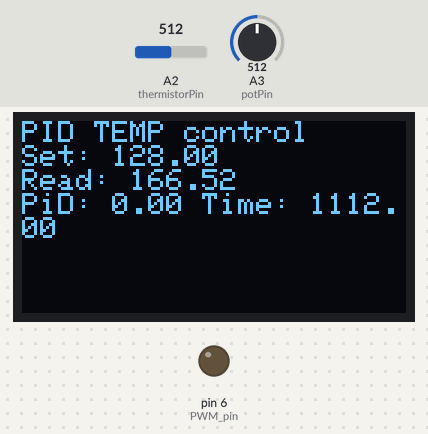
Bench run of a program on a simulated Arduino Nano, built with avr-gcc and run on an emulated ATmega328P. Parts: 128×64 one-colour display, output pins drawn as LEDs (lit = HIGH). Inputs (shaded band) come from the test bench; at power-on: A3 (potPin) = 512, A2 (thermistorPin) = 512.

Above: at 1.2 s.
1.3 s: A3 (potPin) set to 716
At 1.48 s:
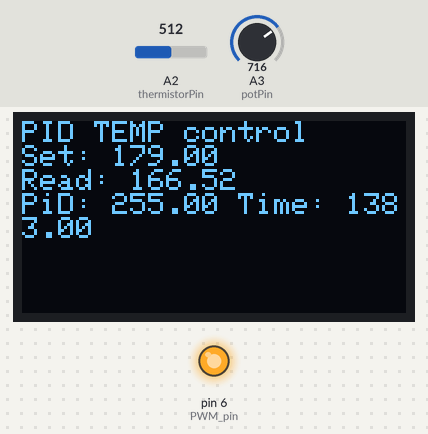
3.3 s: A2 (thermistorPin) set to 716
At 3.52 s:
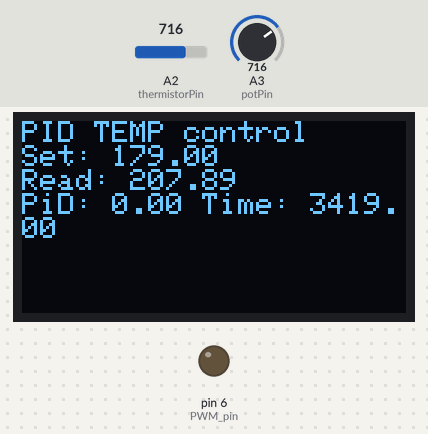
4.9 s: A2 (thermistorPin) set to 900
At 5.01 s:
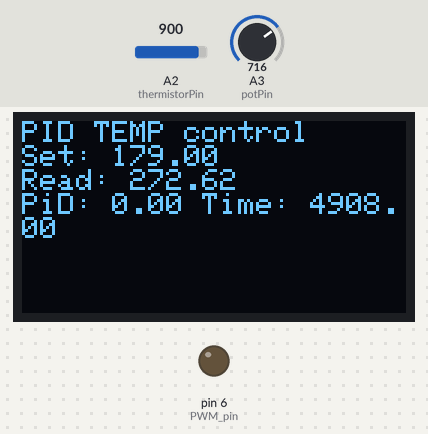
6.4 s: A3 (potPin) set to 900
At 6.63 s:
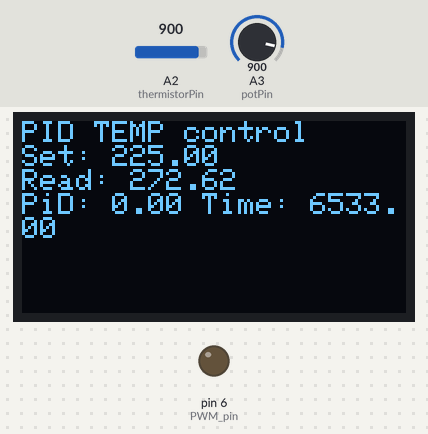
8.0 s: A3 (potPin) set to 1023
At 8.26 s:
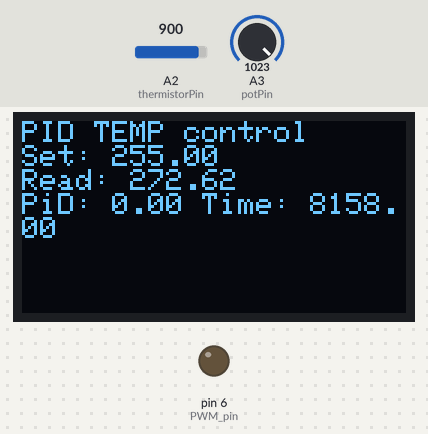
9.5 s: A2 (thermistorPin) set to 1014
At 9.61 s:
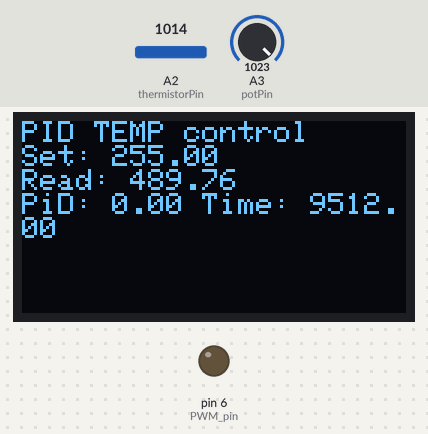
11.0 s: A2 (thermistorPin) set to 1023
Timing chart, 0 to 13.5 s (numbered marks = the images above; inputs shaded):
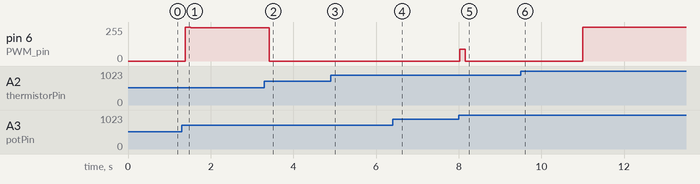

The program:

main.cpp
```cpp
#include <Arduino.h>
#include <Adafruit_SSD1306.h>

#define OLED_RESET 4

// define analog pin connected to potentiometer
const int potPin = A3;

// define digital PWM pin to MOSFET gate
const int PWM_pin = 6;

// define address and config for OLED display
Adafruit_SSD1306 display(OLED_RESET);
const byte SSD1306_ADDR_1 = 0x3C;

int thermistorPin = A2;
int Vo;
float R1 = 10000;
float logR2, R2, T;
float c1 = 1.009249522e-03, c2 = 2.378405444e-04, c3 = 2.019202697e-07;

float set_temperature = 0;
float temperature_read = 0.0;
float PID_error = 0;
float previous_error = 0;
float elapsedTime, Time, timePrev;
float PID_value = 0;

// PID constants
//////////////////////////////////////////////////////////
int kp = 20;   int ki = 0.3;   int kd = 2;
//////////////////////////////////////////////////////////

int PID_p = 0;    int PID_i = 0;    int PID_d = 0;
float last_kp = 0;
float last_ki = 0;
float last_kd = 0;

void setup() {
  // initialize serial communication
  // Serial.begin(9600);

  // initialize display
  display.begin(SSD1306_SWITCHCAPVCC, SSD1306_ADDR_1);
  display.clearDisplay();

  pinMode(PWM_pin, OUTPUT);
}

void loop() {
  // Clear display per iteration then configure text size, cursor, and color
  display.clearDisplay();
  display.setTextSize(1);
  display.setTextColor(WHITE);
  display.setCursor(0,0);

  // Read the analog value from the potentiometer
  set_temperature = analogRead(potPin) / 4;

  /* --UNCOMMENT FOR DEBUGGING POTENTIOMETER--
  // Write analog value to MOSFET
  //digitalWrite(6,HIGH);
  analogWrite(PWM_pin,potValue);

  // Print the potentiometer value to the serial monitor
  Serial.print("Potentiometer value: ");
  Serial.println(set_temperature);

  // Print the potentiometer value to OLED display
  display.print("Potentiometer value: "); display.print(set_temperature);
  display.println();
  */

  Vo = analogRead(thermistorPin);
  R2 = R1 * (1023.0 / (float)Vo - 1.0);
  logR2 = log(R2);
  T = (1.0 / (c1 + c2*logR2 + c3*logR2*logR2*logR2));
  T = T - 273.15;
  T = (T * 9.0)/ 5.0 + 32.0;
  temperature_read = T + 90;

  /* --UNCOMMENT FOR DEBUGGING TEMPERATURE READING--
  // Print the temperature value to the serial monitor
  Serial.print("Temperature: ");
  Serial.print(temperature_read);
  Serial.println(" F");
  */

  // calculate the error between set temp and real temp
  PID_error = set_temperature - temperature_read;
  // calculate P value
  PID_p = kp * PID_error;
  // calculate I value
  PID_i = PID_i + (ki * PID_error);

  timePrev = Time; // the previous time is stored before the actual time read
  Time = millis(); // actual time read
  elapsedTime = (Time - timePrev) / 1000;
  // calculate D value
  PID_d = kd*((PID_error - previous_error)/elapsedTime);
  // total PID value is the sum of P + I + D
  PID_value = PID_p + PID_i + PID_d;

  // define PWM range between 0 and 255
  if(PID_value < 0)
  {    PID_value = 0;    }
  if(PID_value > 255)
  {    PID_value = 255;  }
  // write the PWM signal to the mosfet
  analogWrite(PWM_pin,PID_value);
  // store the previous error for next loop
  previous_error = PID_error;

  display.print("PID TEMP control");
  display.println();
  display.print("Set: "); display.print(set_temperature);
  display.println();
  display.print("Read: "); display.print(temperature_read);
  display.println();
  display.print("PiD: "); display.print(PID_value);
  display.print(" Time: "); display.print(Time);
  display.println();
  display.display();

  // add a small delay for stability
  delay(100);
}
```

Measured:
- after the input at 1.3 s, pin 6 (PWM_pin): 0/255 → 255/255 after 0.08 s, → 249/255 0.14 s later
- after the input at 3.3 s, pin 6 (PWM_pin): 249/255 → 0/255 after 0.12 s
- after the input at 8.0 s, pin 6 (PWM_pin): 0/255 → 89/255 at once, → 0/255 0.14 s later
- after the input at 11.0 s, pin 6 (PWM_pin): 0/255 → 255/255 at once
